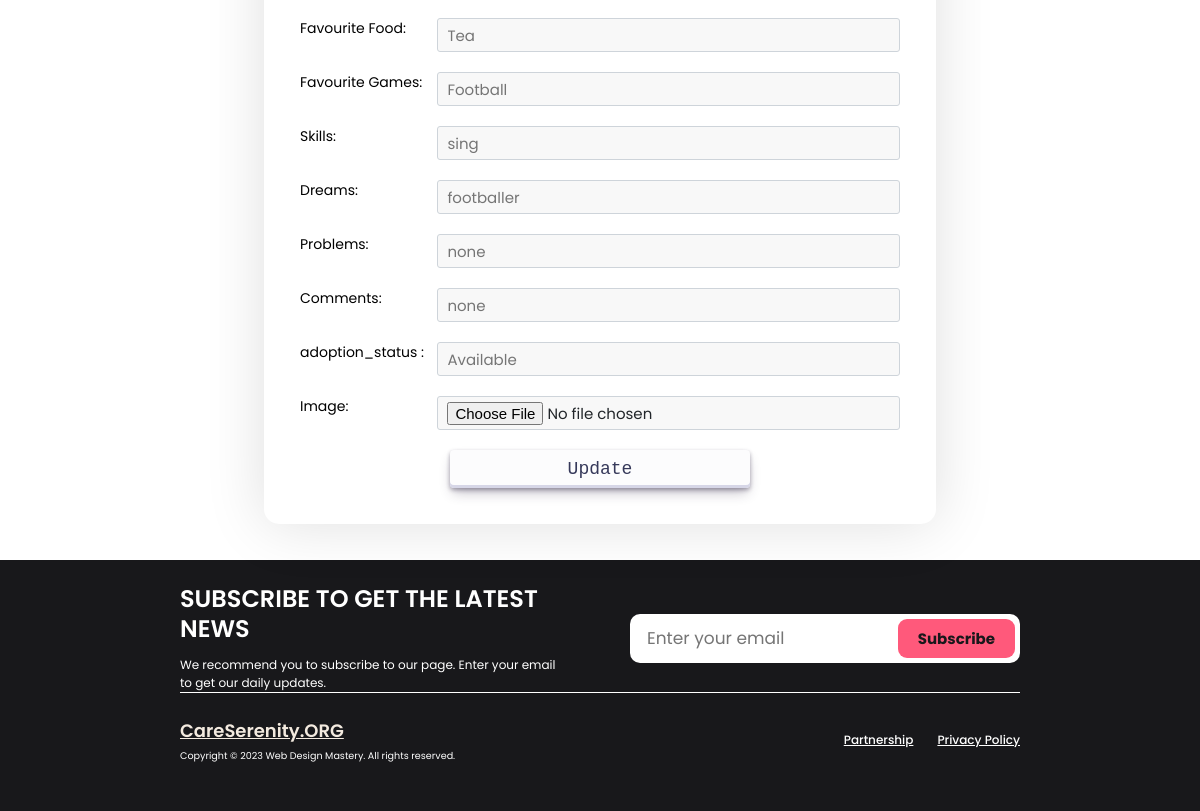
The page /O_orphan_profile.php?orphan_id=1 (signed in, lower part) on the database as committed earlier.
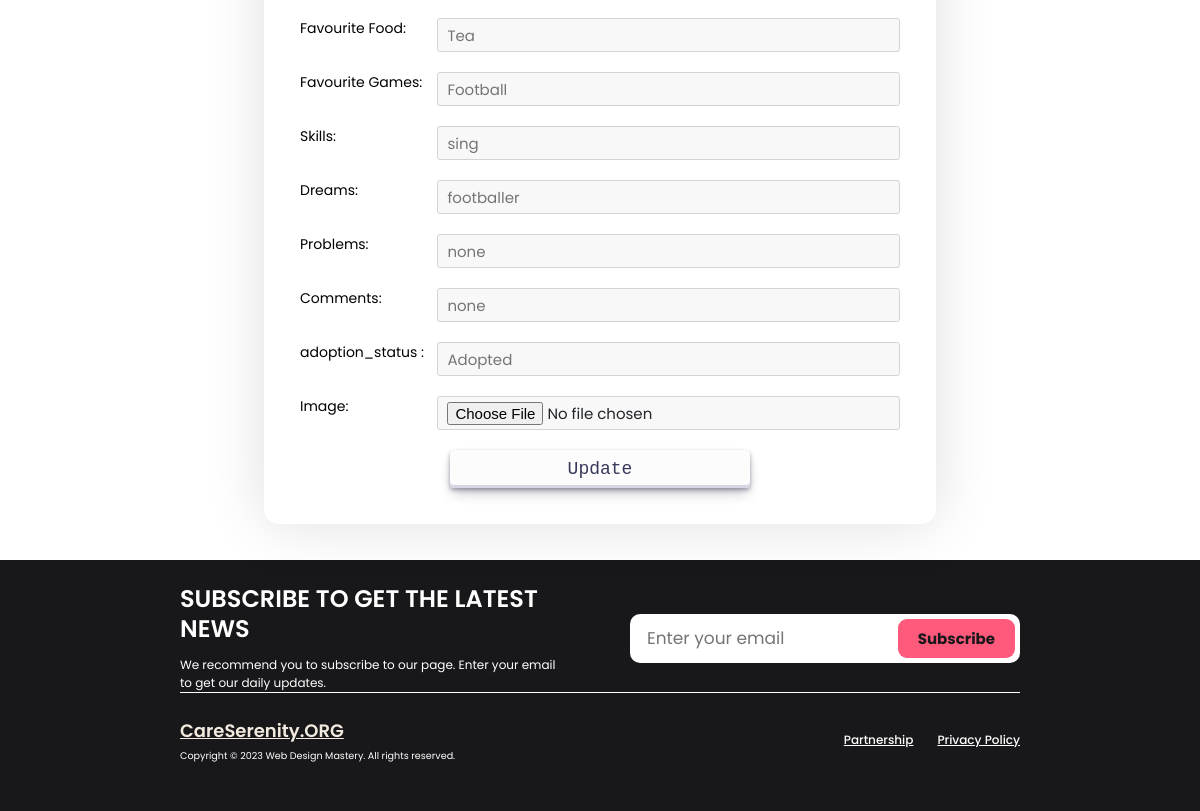
The same page on the database as committed later.
### tables this page shows
CREATE TABLE `orphan_list` (
  `orphan_id` int NOT NULL,
  `org_id` int DEFAULT NULL,
  `guardian_id` int DEFAULT NULL,
  `first_name` varchar(255) DEFAULT NULL,
  `last_name` varchar(255) DEFAULT NULL,
  `age` int DEFAULT NULL,
  `gender` varchar(255) DEFAULT NULL,
  `religion` varchar(255) DEFAULT NULL,
  `date_of_birth` varchar(255) DEFAULT NULL,
  `since` varchar(255) DEFAULT NULL,
  `family_status` varchar(255) DEFAULT NULL,
  `physical_condition` varchar(255) DEFAULT NULL,
  `education_level` varchar(255) DEFAULT NULL,
  `medical_history` varchar(255) DEFAULT NULL,
  `hobby` varchar(255) DEFAULT NULL,
  `favorite_food` varchar(255) DEFAULT NULL,
  `favorite_game` varchar(255) DEFAULT NULL,
  `skills` text,
  `dreams` text,
  `problems` text,
  `other_comments` text,
  `orphan_image` varchar(255) DEFAULT NULL,
  `adoption_status` int NOT NULL DEFAULT '0' COMMENT '0 = unadopted, 1 = adopted',
  `removed_status` int NOT NULL DEFAULT '0' COMMENT '1 = removed'
);

### orphan_profile_fetch_BE.php (called while the page is built, shortened)
<?php
include('./db_con.php');
if (isset($_GET['orphan_id'])) {
    $orphan_id = mysqli_real_escape_string($con, $_GET['orphan_id']);
    $fetchOrphanQuery = "SELECT * FROM orphan_list WHERE orphan_id = $orphan_id";
    $result = mysqli_query($con, $fetchOrphanQuery);
    if (mysqli_num_rows($result) == 1) {
        $row = mysqli_fetch_assoc($result);
        $favorite_food = $row['favorite_food'];
        $favorite_game = $row['favorite_game'];
        $skills = $row['skills'];
        $dreams = $row['dreams'];
        $problems = $row['problems'];
        $other_comments = $row['other_comments'];
        if($row['adoption_status'] == 0){
            $adoption_status = 'Available';
        } else {
            $adoption_status = 'Adopted';
        }
    } else {
        echo 'Orphan profile not found.';
    }
} else {
    echo "error";
}
?>

### O_orphan_profile.php (the view, shortened to what this page needs)
<?php
    include("./O_profile_fetch_BE.php");
    include("./orphan_profile_fetch_BE.php");
?>
<!DOCTYPE html>
<html lang="en">
<head>
    <link rel="stylesheet" href="https://cdn.jsdelivr.net/npm/remixicon@3.5.0/fonts/remixicon.css" />
    <link rel="stylesheet" href="https://cdn.jsdelivr.net/npm/swiper@10/swiper-bundle.min.css" />
    <link rel='stylesheet' href='https://unpkg.com/boxicons@2.1.4/css/boxicons.min.css'>
    <link rel="stylesheet" href="./css/colors.css">
    <link rel="stylesheet" href="./css/navbar.css">
    <link rel="stylesheet" href="./css/orphan_profile.css">
    <link rel="stylesheet" href="./css/footer.css">
    <link rel="stylesheet" href="./css/notification.css">
    <link rel="stylesheet" href="./css/feedback.css">
</head>
<body>
    <div class="container">
        <div class="form">
            <form action="./orphan_profile_edit_BE.php" method="post" enctype="multipart/form-data">
                <div class="form_row">
                    <label>Hobby:</label>
                </div>
                <div class="form_row">
                    <label>Favourite Food:</label>
                    <input type="text" name="favorite_food" placeholder="<?php echo $favorite_food ?>">
                </div>
                <div class="form_row">
                    <label>Favourite Games:</label>
                    <input type="text" name="favorite_game" placeholder="<?php echo $favorite_game ?>">
                </div>
                <div class="form_row">
                    <label>Skills:</label>
                    <input type="text" name="skills" placeholder="<?php echo $skills ?>">
                </div>
                <div class="form_row">
                    <label>Dreams:</label>
                    <input type="text" name="dreams" placeholder="<?php echo $dreams ?>">
                </div>
                <div class="form_row">
                    <label>Problems:</label>
                    <input type="text" name="problems" placeholder="<?php echo $problems ?>">
                </div>
                <div class="form_row">
                    <label>Comments:</label>
                    <input type="text" name="other_comments" placeholder="<?php echo $other_comments ?>">
                </div>
                <div class="form_row">
                    <label>adoption_status :</label>
                    <input type="text" name="adoption_status" placeholder="<?php echo $adoption_status ?>" disabled>
                </div>
                <div class="form_row">
                    <label>Image:</label>
                    <input type="file" name="image" accept="image/*">
                </div>
                <div class="btn">
                    <button type="submit" name="update" id="button-30">Update</button>
                </div>
            </form>
        </div>
    </div>
    <?php include "./footer.php" ?>
</body>
</html>

Rows that differ between the two databases and show on the page:
changed orphan_list "Tea": adoption_status "Available" → "Adopted"
